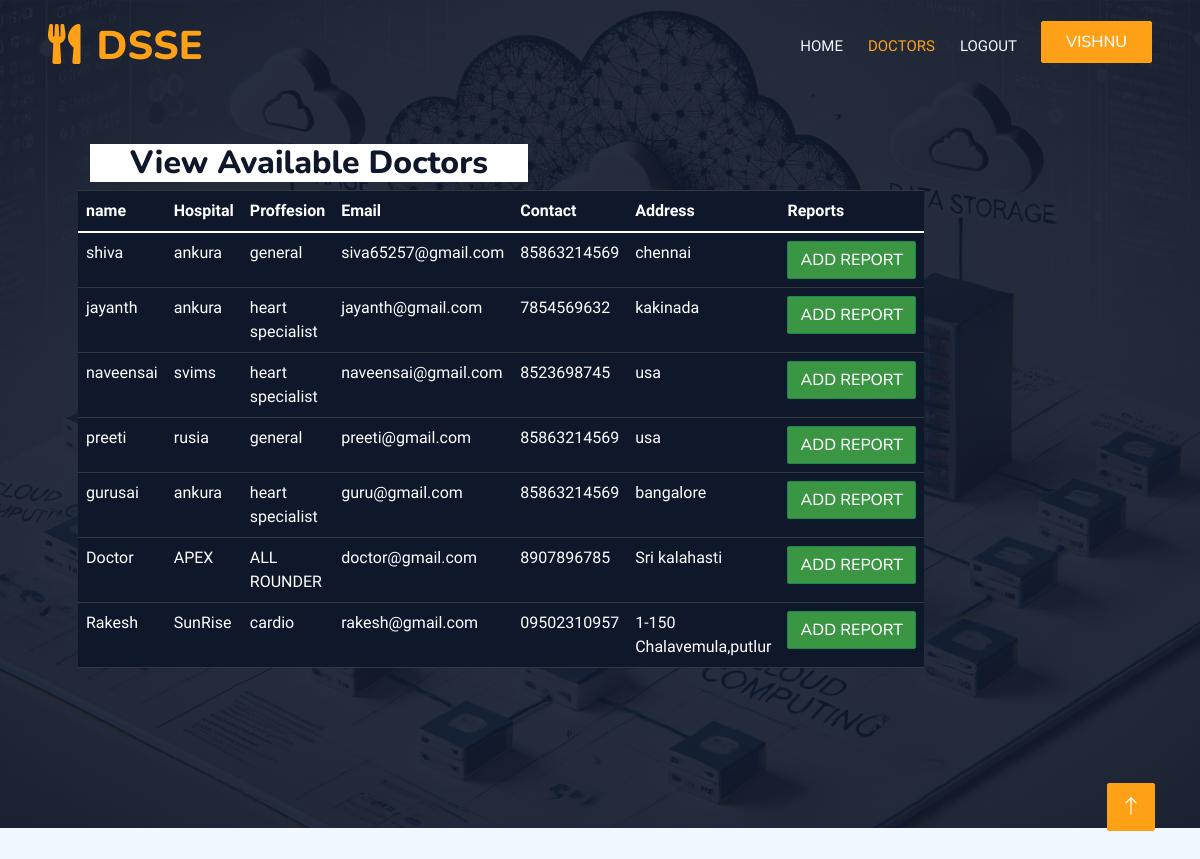
Screenshot of /PatientApp/View_Doctors/ (signed in) with the database file from the repository.
### DoctorApp/models.py (models this page shows)
class DoctorRegistration(models.Model):
    name=models.CharField(max_length=100, null=True)
    doctorid = models.CharField(max_length=50,null=True)
    hospital = models.CharField(max_length=50,null=True)
    proffesion = models.CharField(max_length=50,null=True)
    email=models.EmailField(max_length=50,null=True)
    passcode= models.CharField(max_length=10)
    contact= models.CharField(max_length=100, null=True)
    address= models.CharField(max_length=100, null=True)
    status= models.CharField(max_length=20,default='pending')
    class Meta:
        db_table="DoctorRegistration"

### PatientApp/views.py (the view)
# urls.py: path("View_Doctors/", View_Doctors, name="View_Doctors"),
def View_Doctors(req):
    patientname=req.session['patientname']
    doctor = DoctorRegistration.objects.all()
    return render(req, 'View_Doctors.html', {"doctor": doctor, 'patientname':patientname})

### templates/View_Doctors.html (shortened to what this page needs)
{% extends 'index.html' %}
{% block nav %}
<nav class="navbar navbar-expand-lg navbar-dark bg-dark px-4 px-lg-5 py-3 py-lg-0">
    <a href="" class="navbar-brand p-0">
        <h1 class="text-primary m-0"><i class="fa fa-utensils me-3"></i>DSSE</h1>
    </a>
    <div class="collapse navbar-collapse" id="navbarCollapse">
        <div class="navbar-nav ms-auto py-0 pe-4">
            <a href="{% url 'Patienthome' %}" class="nav-item nav-link ">Home</a>
            <a href="{% url 'View_Doctors' %}" class="nav-item nav-link active">Doctors</a>
            <a href="{% url 'Doctor_Login' %}" class="nav-item nav-link ">Logout</a>
        </div>
        <h4 class="btn btn-primary py-2 px-4" > {{patientname}}</h4>
    </div>
</nav>
{% endblock %}
{% block content %}
<div class="container-xxl py-5 bg-dark hero-header mb-5">
    <div class="container my-5 py-5">
        <div class="row align-items-center g-5">
            <div class="col-lg-6 text-center text-lg-start">
                    <section class="upcoming-meetings" id="meetings">
                        <div class="container">
                            <div class="row">
                                <center>
                                    <h2 style="background-color: rgb(260, 255, 260);">View Available Doctors</h2>
                                </center>
                                <table class="table">
                                    <thead class="table-dark">
                                        <tr>
                                            <th scope="col">name</th>
                                            <th scope="col">Hospital</th>
                                            <th scope="col">Proffesion</th>
                                            <th scope="col">Email</th>
                                            <th scope="col">Contact</th>
                                            <th scope="col">Address</th>
                                            <th scope="col">Reports</th>
                                        </tr>
                                    </thead>
                                    <tbody class="table-dark">
                                        {% for data in doctor %}
                                        <tr>
                                            <td>{{ data.name }}</td>
                                            <td>{{ data.hospital }}</td>
                                            <td>{{ data.proffesion }}</td>
                                            <td>{{ data.email }}</td>
                                            <td>{{ data.contact }}</td>
                                            <td>{{ data.address }}</td>
                                                <td>
                                                    <a href="{% url 'Upload_Reports' id=data.id %}" class="btn btn-success" style="background-color: rgb(59, 150, 67);">Add Report</a>
                                                </td>
                                        </tr>
                                        {% endfor %}
                                    </tbody>
                                </table>
                            </div>
                        </div>
                    </section>
            </div>
        </div>
    </div>
</div>
{% endblock %}

### static/css/style.css (style rules this page uses)
:root { --primary: #FEA116; --light: #F1F8FF; --dark: #0F172B; }
.btn { font-family: 'Nunito', sans-serif; font-weight: 500; text-transform: uppercase; transition: .5s; }
.btn.btn-primary, .btn.btn-secondary { color: #FFFFFF; }
.navbar-dark .navbar-nav .nav-link { position: relative; margin-left: 25px; padding: 35px 0; font-size: 15px; color: var(--light) !important; text-transform: uppercase; font-weight: 500; outline: none; transition: .5s; }
.navbar-dark .navbar-nav .nav-link:hover, .navbar-dark .navbar-nav .nav-link.active { color: var(--primary) !important; }
@media (min-width: 992px) { .navbar-dark { position: absolute; width: 100%; top: 0; left: 0; z-index: 999; background: transparent !important; } }
.hero-header { background: linear-gradient(rgba(15, 23, 43, .9), rgba(15, 23, 43, .9)), url(../img/bg-hero.jpg); background-position: center center; background-repeat: no-repeat; background-size: cover; }

### rows the page displays
DoctorRegistration: name "shiva", hospital "ankura", proffesion "general", email "siva65257@gmail.com", contact "85863214569", address "chennai"
DoctorRegistration: name "jayanth", hospital "ankura", proffesion "heart specialist", email "jayanth@gmail.com", contact "7854569632", address "kakinada"
DoctorRegistration: name "naveensai", hospital "svims", proffesion "heart specialist", email "naveensai@gmail.com", contact "8523698745", address "usa"
DoctorRegistration: name "preeti", hospital "rusia", proffesion "general", email "preeti@gmail.com", contact "85863214569", address "usa"
DoctorRegistration: name "gurusai", hospital "ankura", proffesion "heart specialist", email "guru@gmail.com", contact "85863214569", address "bangalore"
DoctorRegistration: name "Doctor", hospital "APEX", proffesion "ALL ROUNDER", email "doctor@gmail.com", contact "8907896785", address "Sri kalahasti"
DoctorRegistration: name "Rakesh", hospital "SunRise", proffesion "cardio", email "rakesh@gmail.com", contact "09502310957", address "1-150 Chalavemula,putlur"

### other values shown
{{ patientname }} "VISHNU"
